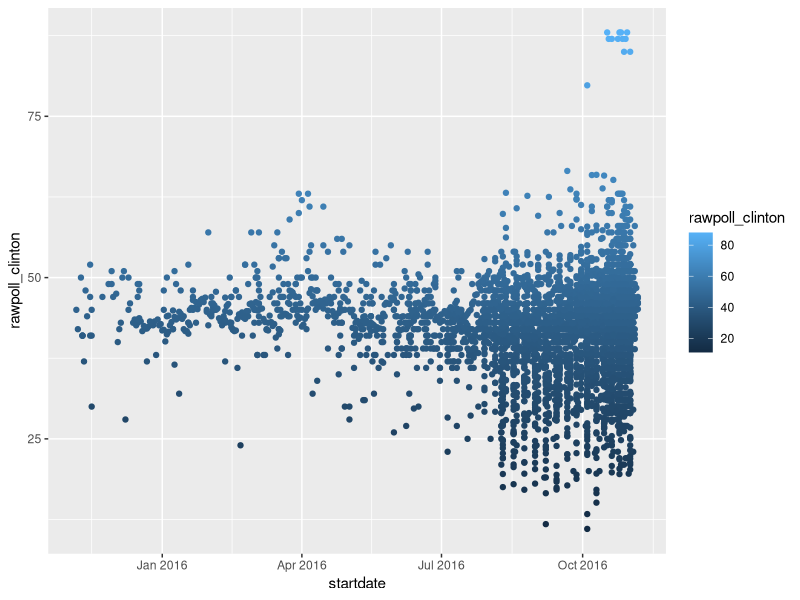
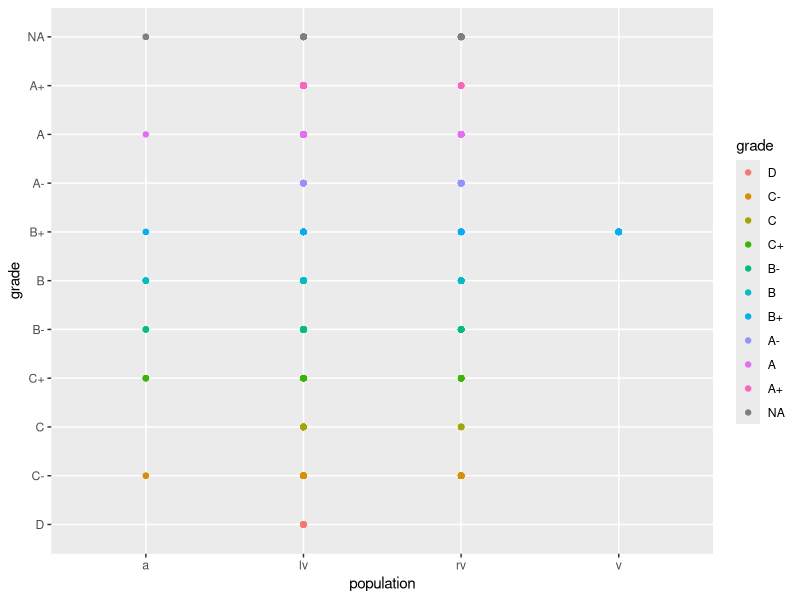
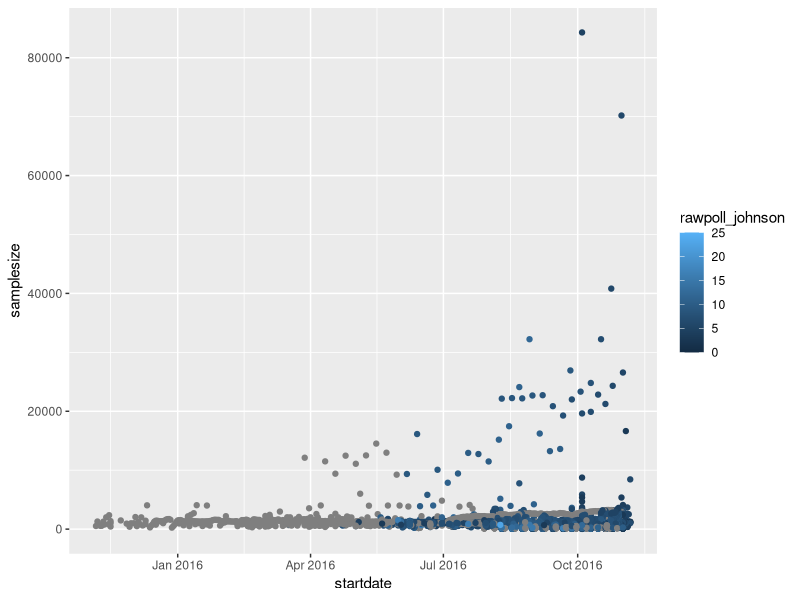
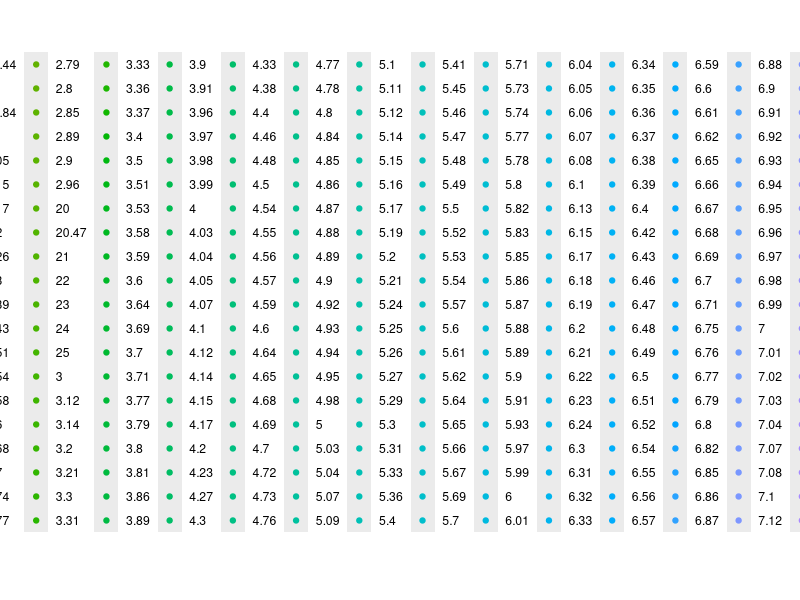
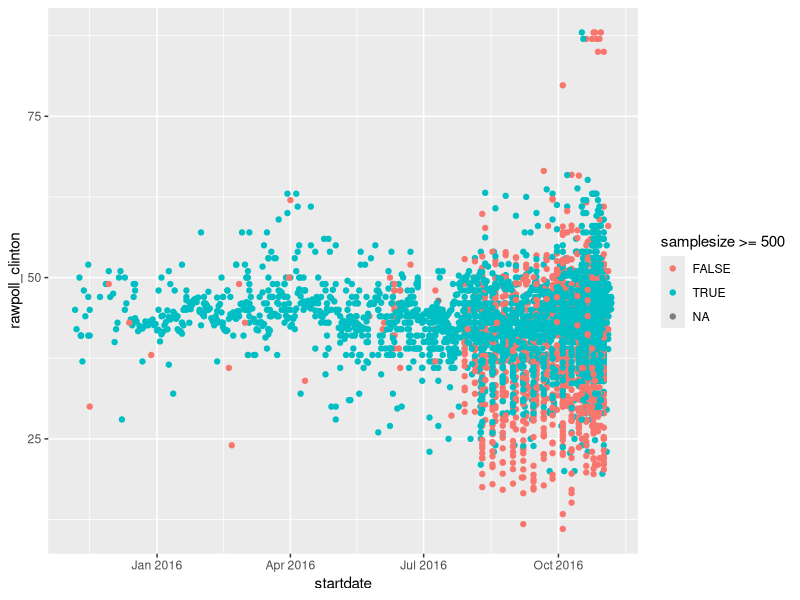
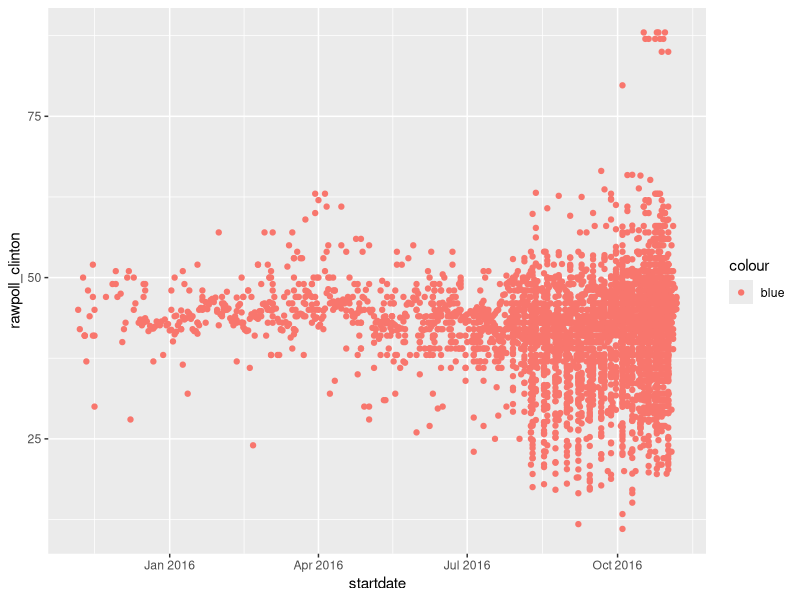
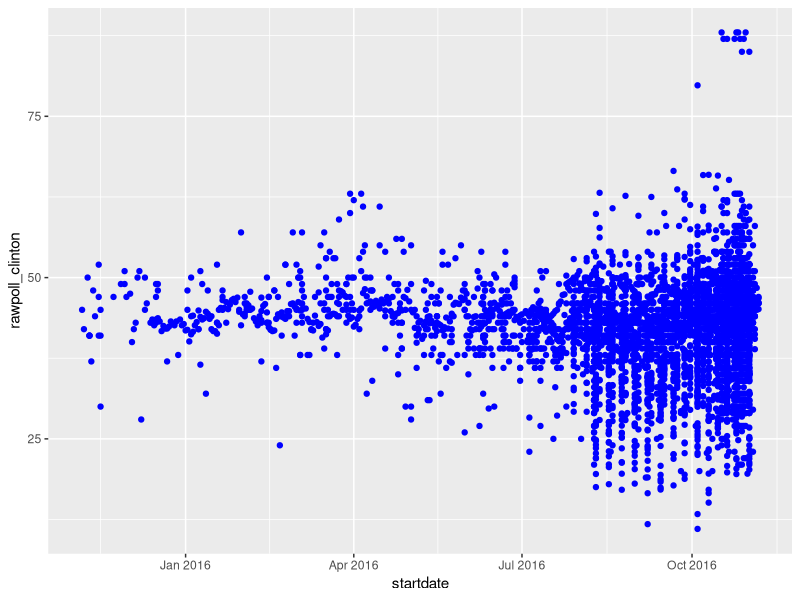
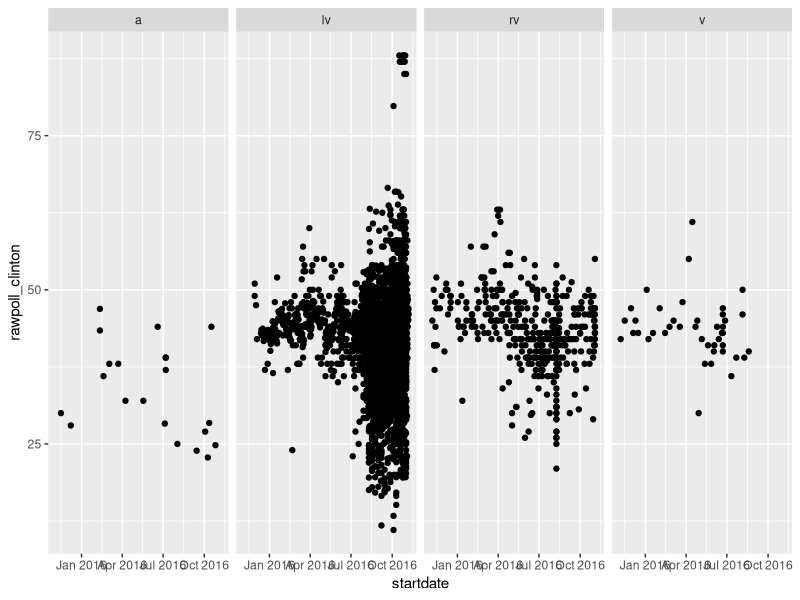

Source code (R) for these figures, in order:
## ---- chunk 1

install.packages("tidyverse")
install.packages("dslabs")
install.packages("ggplot2")
install.packages("rmarkdown")

library (tidyverse)
library (dslabs)
library(rmarkdown)
library(ggplot2)

list.of.packages <- c("tidyverse", "dslabs", "rmarkdown")
## ---- chunk 2
#Part 2.1

view(polls_us_election_2016)
#2.1.1
nrow(polls_us_election_2016)
ncol(polls_us_election_2016)
## ---- chunk 3
#2.1.2
# Graph 1
ggplot(data = polls_us_election_2016) +
  geom_point(mapping = aes(x = startdate,
                           y = rawpoll_clinton,
                           color = rawpoll_clinton))
## ---- chunk 4
#4
ggplot(data = polls_us_election_2016)+
  geom_point(mapping = aes(x = population,
                           y = grade,
                           color = grade))
## ---- chunk 5
#Part 2.2
#2.2.1
?polls_us_election_2016
head(polls_us_election_2016)
colnames(polls_us_election_2016)
## ---- chunk 6
#2.2.2 
#Graph 1
ggplot(data = polls_us_election_2016) +
  geom_point(mapping = aes(x = startdate,y = samplesize,color = rawpoll_johnson))


## ---- chunk 7
#Graph 2
ggplot(data = polls_us_election_2016) +
  geom_point(mapping = aes(x = startdate,y = samplesize,color = as.character(rawpoll_johnson)))

## ---- chunk 8
#2.2.3
ggplot(data = polls_us_election_2016) +
  geom_point(mapping = aes(x = startdate,
                           y = rawpoll_clinton,
                           color = samplesize >= 500))
## ---- chunk 9
#4
ggplot(data = polls_us_election_2016) +
  geom_point(mapping = aes(x = startdate,
                           y = rawpoll_clinton,
                           color = "blue"))
## ---- chunk 10
ggplot(data = polls_us_election_2016) +
  geom_point(mapping = aes(x = startdate,
                           y = rawpoll_clinton),
             color = "blue")
## ---- chunk 11
#Part 2.3
#2.3.1
ggplot(data = polls_us_election_2016) +
  geom_point(mapping = aes(x = startdate,y = rawpoll_clinton)) +
  facet_grid(cols = vars(population))

## ---- chunk 12
ggplot(data = polls_us_election_2016) +
  geom_point(mapping = aes(x = startdate,y = rawpoll_clinton)) +
  facet_grid(rows = vars(grade))
## ---- chunk 13
ggplot(data = polls_us_election_2016) +
  geom_point(mapping = aes(x = startdate,
                           y = rawpoll_clinton)) +
  facet_grid(rows = vars(grade), cols = vars(population))
## ---- chunk 14
#2.3.2

ggplot(mpg, aes(x = displ, y = hwy)) +
  geom_point() +
  facet_grid(. ~ cty)
## ---- chunk 15
#2.3.3
ggplot(data = polls_us_election_2016) +
  geom_point(mapping = aes(x = startdate,
                           y = rawpoll_trump,
                           color = grade))+
  facet_grid(rows=vars(population))
## ---- chunk 16
#2.3.4
ggplot(data = polls_us_election_2016) +
               theme(axis.text.x = element_text(angle = 45))+
  geom_point(mapping = aes(x = startdate,
                           y = rawpoll_trump,
                           color = grade))+
  facet_grid(rows=vars(population))
## ---- chunk 17
#2.3.5

ggplot(data = polls_us_election_2016) +
  geom_point(mapping = aes(x = startdate,
                           y = rawpoll_trump,
                           shape = factor(grade)))+
  facet_grid(rows=vars(population))
## ---- chunk 18
#2.4.2
ggplot(data = polls_us_election_2016,mapping = aes(x = startdate,y = rawpoll_trump))+
  geom_point() +
  geom_smooth(se=FALSE)
## ---- chunk 19
#2.4.2
ggplot() +
  geom_point(data = polls_us_election_2016,mapping = aes(x = startdate,y = rawpoll_trump)) +
  geom_smooth(data = polls_us_election_2016,mapping = aes(x = startdate,y = rawpoll_trump),
              se=FALSE)
## ---- chunk 20
#2.4.3
ggplot(data = polls_us_election_2016) +
  geom_point(mapping = aes(x = startdate,
                           y = rawpoll_trump,
                           color = grade))+
  geom_smooth(data = polls_us_election_2016,mapping = aes(x = startdate,y = rawpoll_trump),
              se=FALSE)
## ---- chunk 21
#2.4.4
#make line red
ggplot(data = polls_us_election_2016) +
  geom_point(mapping = aes(x = startdate,
                           y = rawpoll_trump,
                           color = grade))+
  geom_smooth(data = polls_us_election_2016,mapping = aes(x = startdate,y = rawpoll_trump), color = "red", se=FALSE)

## ---- chunk 22
#2.4.4
#make the x and y axes labels more informative using +labs() and use and informative title
ggplot(data = polls_us_election_2016) +
  geom_point(mapping = aes(x = startdate,
                           y = rawpoll_trump,
                           color = grade))+
  geom_smooth(data = polls_us_election_2016,mapping = aes(x = startdate,y = rawpoll_trump), color = "red", se=FALSE)+
  labs(title = "Trump Voters", subtitle = "US Elections 2016", y = "Raw Polling Data", x = "Starting Date")
## ---- chunk 23
#Remove legend
ggplot(data = polls_us_election_2016) +
  geom_point(mapping = aes(x = startdate,
                           y = rawpoll_trump,
                           color = grade))+
  geom_smooth(data = polls_us_election_2016,mapping = aes(x = startdate,y = rawpoll_trump), color = "red", se=FALSE)+
  labs(title = "Trump Voters", subtitle = "US Elections 2016", y = "Raw Polling Data", x = "Starting Date")+
  theme(legend.position = "none")

## ---- chunk 24
#2.4.1

## ---- chunk 25
#2.4.1.2
ggplot(data=polls_us_election_2016, aes(x=grade)) + geom_bar()

## ---- chunk 26
#2.4.1.2
ggplot(data=polls_us_election_2016, aes(x=grade)) + stat_count()
## ---- chunk 27
#2.4.1.3
## ---- chunk 28
#2.4.1.4
ggplot(data = polls_us_election_2016) +
  geom_bar(mapping = aes(x = grade, y = ..prop..))
## ---- chunk 29
ggplot(data = polls_us_election_2016) +
  geom_bar(mapping = aes(x = grade, y = ..prop..,fill='class',stat='count',group=factor(1)))

## ---- chunk 30
#2.5.1
#plot 1
ggplot(data = polls_us_election_2016,mapping = aes(x = population, y = grade)) +geom_point()

#plot 2
ggplot(data = polls_us_election_2016,mapping = aes(x = population, y = grade)) +geom_count()
## ---- chunk 31
#2.5.3
ggplot(data = diamonds)+
geom_bar(mapping = aes(x = cut, fill = color, y = ..prop.., group=color), postion = "dodge")

ggplot(data = diamonds)+
geom_bar(mapping = aes(x = cut, fill = color, y = ..prop.., group=color), postion = "stack")
## ---- chunk 32
#2.6.2
ggplot(data = polls_us_election_2016,mapping = aes(x = rawpoll_clinton,y = rawpoll_trump))+geom_point() +geom_abline() +coord_fixed() 
